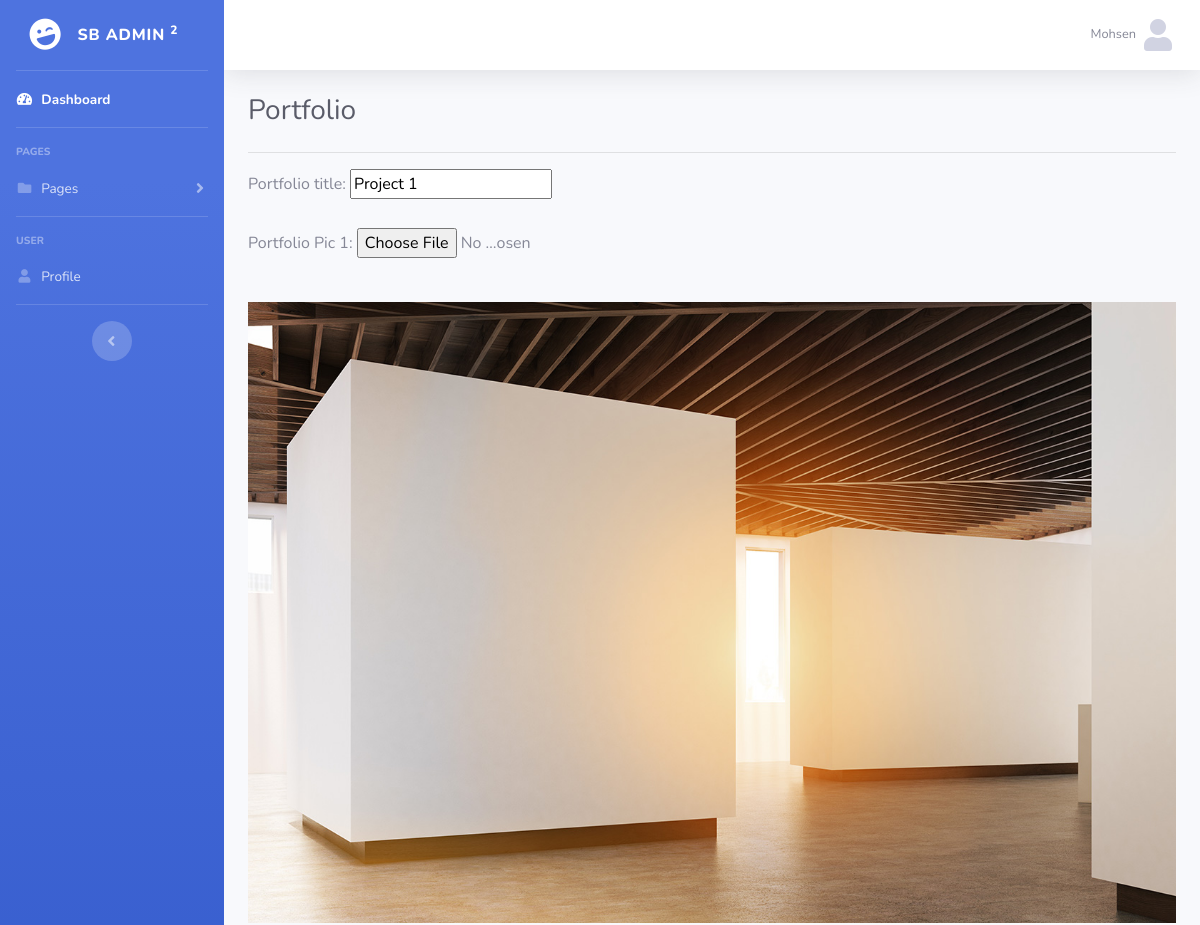
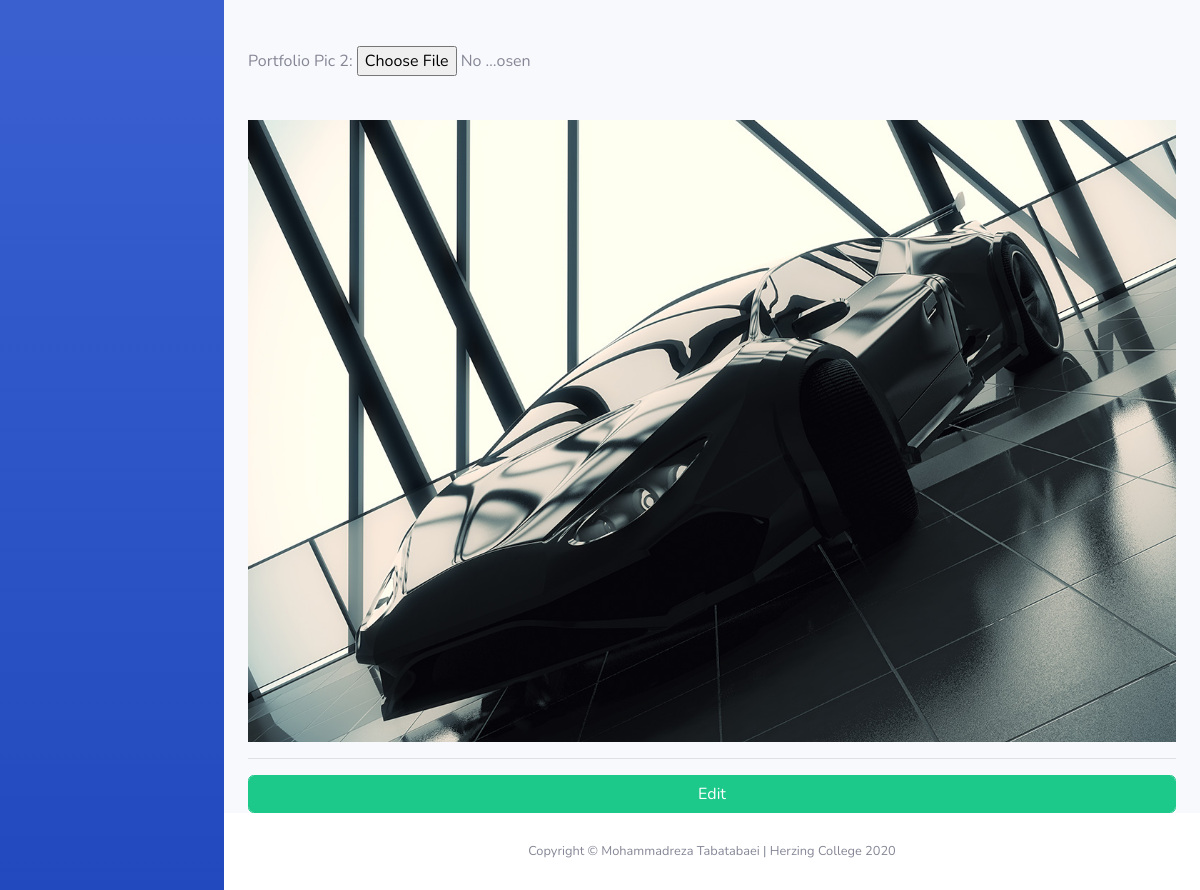
Screenshot of /CMS-Panel/views/portfolioEdit.php?id=3 (signed in) with the database file from the repository (2 pictures, top to bottom).
### tables this page shows
CREATE TABLE IF NOT EXISTS `portfolio` (
  `id` int(11) NOT NULL AUTO_INCREMENT,
  `title` varchar(50) NOT NULL,
  `pic1` varchar(50) NOT NULL,
  `pic2` varchar(50) NOT NULL,
  UNIQUE KEY `portfolio_id` (`id`)
);

### CMS-Panel/models/DBManager.class.php (called while the page is built, shortened)
<?php
class DBManager
{
    public function __construct()
    {
        try {
            $this->db = new PDO("mysql:host=" . self::HOST . ";dbname=" . self::DBNAME, self::USER, self::PASS);
        } catch (Exception $e) {
            die("Database Connection Error: " . $e->getMessage());
        }
    }
}

### CMS-Panel/models/PortfolioManager.class.php (called while the page is built, shortened)
<?php
class PortfolioManager extends DBManager
{
    public function getPortById($id)
    {
        $query = $this->db->prepare("SELECT * FROM `portfolio` WHERE `id`=:id");
        $query->execute(array(
            'id' => $id
        ));
        $result = $query->fetch(PDO::FETCH_ASSOC);
        $port = new PortfolioBean($result);
        return $port;
    }
}

### CMS-Panel/models/PortfolioBean.class.php (called while the page is built, shortened)
<?php
class PortfolioBean
{
    private $id;
    private $title;
    private $pic1;
    private $pic2;
    public function __construct($portArray)
    {
        $this->id = isset($portArray['id']) ? $portArray['id'] : null;
        $this->title = $portArray['title'];
        $this->pic1 = isset($portArray['pic1']) ? $portArray['pic1'] : null;
        $this->pic2 =  isset($portArray['pic2']) ? $portArray['pic2'] : null;
    }
    public function getId()
    {
        return $this->id;
    }
    public function getTitle()
    {
        return $this->title;
    }
    public function getPic1()
    {
        return $this->pic1;
    }
    public function getPic2()
    {
        return $this->pic2;
    }
}

### CMS-Panel/views/portfolioEdit.php (the view, shortened to what this page needs)
<?php
$portMgr = new PortfolioManager();
$port = $portMgr->getPortById($_GET['id']);
if(isset($_SESSION['user'])): ?>
<!DOCTYPE html>
<html lang="en">
<head>
    <link href="vendor/fontawesome-free/css/all.min.css" rel="stylesheet" type="text/css">
    <link href="css/sb-admin-2.min.css" rel="stylesheet">
</head>
<body id="page-top">
<div id="wrapper">
    <?php include "include/sidebar.php" ?>
    <div id="content-wrapper" class="d-flex flex-column">
        <div id="content">
            <?php include "include/navbar.php" ?>
            <div class="container-fluid">
                <h1 class="h3 mb-4 text-gray-800">Portfolio</h1>
                <hr>
                <form method="post" action="../controllers/portController.php?id=<?= $port->getId() ?>" enctype="multipart/form-data" >
                    <label for="title">Portfolio title:</label>
                    <input type="text" name="title" id="title" value="<?= $port->getTitle() ?>"><br><br>
                    <label for="pic1">Portfolio Pic 1:</label>
                    <input type="file" name="pic1" id="pic1" style="width:180px; margin-bottom: 20px" ><br><br>
                    <?php if (isset($port)): ?>
                        <div>
                            <img src="../upload/<?= ($port->getPic1()) ?>" class="img-fluid" alt="">
                        </div><br><br>
                    <?php endif ?>
                    <label for="pic2">Portfolio Pic 2:</label>
                    <input type="file" name="pic2" id="pic2" style="width:180px; margin-bottom: 20px" ><br><br>
                    <?php if (isset($port)): ?>
                        <div>
                            <img src="../upload/<?= ($port->getPic2()) ?>" class="img-fluid" alt="">
                        </div>
                    <?php endif ?>
                <hr>
                    <input type="submit" name="Submit" value="Edit" class="form-control btn btn-success">
                </form>
            </div>
        </div>
        <?php include "include/footer.php" ?>
    </div>
</div>
</body>
</html>
<?php else:
    header("Location: login.php");
    ?>
<?php endif;?>

### rows the page displays
portfolio: title "Project 1", pic1 (picture), pic2 (picture)

### other values shown
$_SESSION['name'] "Mohsen"
